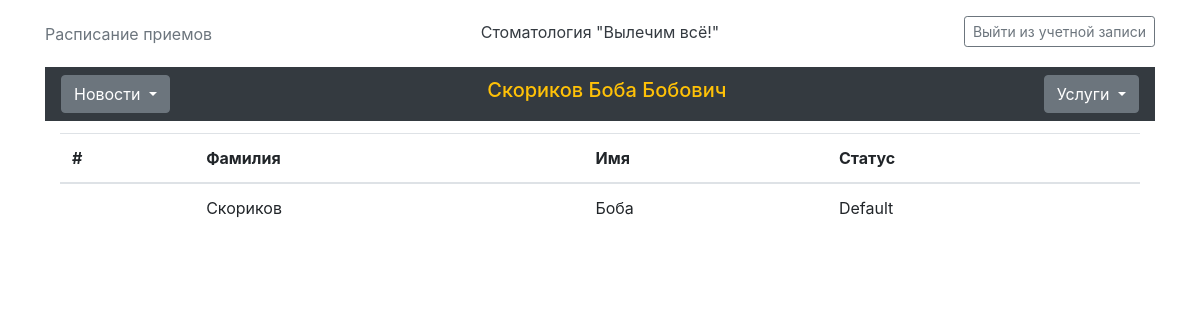
The app's page /lk/user/upd/ (signed in), older data.
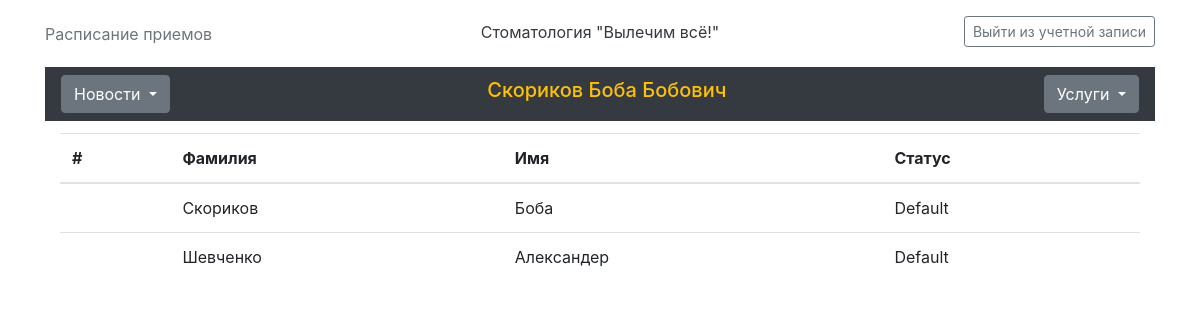
The same page, newer data.
### clinic/models.py (models this page shows, shortened)
class user(models.Model):
	Ty =(('V', 'Врач'),('S', 'Секретарь'))
	Fam = models.CharField(max_length=30, verbose_name="Фамилия")
	Im = models.CharField(max_length=15, verbose_name="Имя")
	Otch = models.CharField(max_length=20, verbose_name="Отчество")
	Numm = models.CharField(max_length=15, verbose_name="Номер телефона")
	Dolj = models.CharField(max_length=15, verbose_name="Должность")
	StajR = models.CharField(max_length=15, verbose_name="Стаж")
	Img = models.ImageField(blank=True, verbose_name="Ссылка картинки")
	Passw = models.CharField(max_length=50, verbose_name="Пароль" )
	Type = models.CharField(max_length=1, choices=Ty)

### adminbar/views.py (the view)
# urls.py: path('user/upd/', views.updall),
def updall(request):
	date = {}
	if request.session['user'] == "dell":
		return HttpResponseRedirect('/lk/login/')
	else:
		us =  user.objects.get(id = request.session['user'])
		date['Type'] = us.Type
		date['Fam'] = us.Fam
		date['Im'] = us.Im
		date['Otch'] = us.Otch
		print(us.Ty[0][1])
		red = user.objects.all()
		return render(request,'adminbar/udall.html', {'date' : date, 'pul': red})

### adminbar/templates/adminbar/udall.html (shortened to what this page needs)
{% extends 'adminbar/bar.html' %}
{% block body %}
<div class="container-fluid">
	<div class="row">
		<div class="col-md-12">
			<table class="table">
				<thead>
					<tr>
						<th>
							#
						</th>
						<th>
							Фамилия
						</th>
						<th>
							Имя
						</th>
						<th>
							Статус
						</th>
					</tr>
				</thead>
				<tbody>
					{% for dt in pul %}
					<tr>
						<td>
						</td>
						<td>
							{{dt.Fam}}
						</td>
						<td>
							{{dt.Im}}
						</td>
						<td>
							Default
						</td>
					</tr>
					{% endfor %}
				</tbody>
			</table>
		</div>
	</div>
</div>
{% endblock %}

### adminbar/templates/adminbar/bar.html (shortened to what this page needs)
<!DOCTYPE html>
<html>
<head>
	{% load staticfiles %}
<link rel="stylesheet" href="{% static 'clinic/css/style.css' %}">
<link rel="stylesheet" href="https://stackpath.bootstrapcdn.com/bootstrap/4.1.3/css/bootstrap.min.css">
</head>
<body>
	<div class="container">
		<header class="blog-header py-3">
				<div class="row flex-nowrap justify-content-between align-items-center">
					<div class="col-4 pt-1">
						<a class="text-muted" href="#">Расписание приемов</a>
					</div>
					<div class="col-4 text-center">
						<a class="blog-header-logo text-dark" href="/">Стоматология "Вылечим всё!"</a>
					</div>
					<div class="col-4 d-flex justify-content-end align-items-center">
						<a class="btn btn-sm btn-outline-secondary" href="/lk/logout/">Выйти из учетной записи</a>
					</div>
				</div>
			</header>
		<div class="nav-scroller py-1 mb-2">
      <nav class="navbar navbar-dark bg-dark">
				<div class="dropdown">
					<button class="btn btn-secondary dropdown-toggle" type="button" id="dropdownMenuButton" data-toggle="dropdown" aria-haspopup="true" aria-expanded="false">
						Новости
					</button>
				</div>
				<h5 class="text-warning text-center">{{date.Fam}} {{date.Im}} {{date.Otch}}</h5>
				<div class="dropdown">
					<button class="btn btn-secondary dropdown-toggle" type="button" id="dropdownMenuButton" data-toggle="dropdown" aria-haspopup="true" aria-expanded="false">
						Услуги
					</button>
				</div>
			</nav>
		</div>
		{% block body %}{% endblock %}
</body>
		</html>

### clinic/static/clinic/css/style.css (style rules this page uses)
body { margin: 0; font-family: -apple-system,BlinkMacSystemFont,"Segoe UI",Roboto,"Helvetica Neue",Arial,sans-serif,"Apple Color Emoji","Segoe UI Emoji","Segoe UI Symbol","Noto Color Emoji"; font-size: 1rem; font-weight: 400; line-height: 1.5; color: #212529; text-align: left; background-color: #fff; }

Row changes from the older to the newer data that the page shows:
added user: Fam "Шевченко", Im "Александер"
